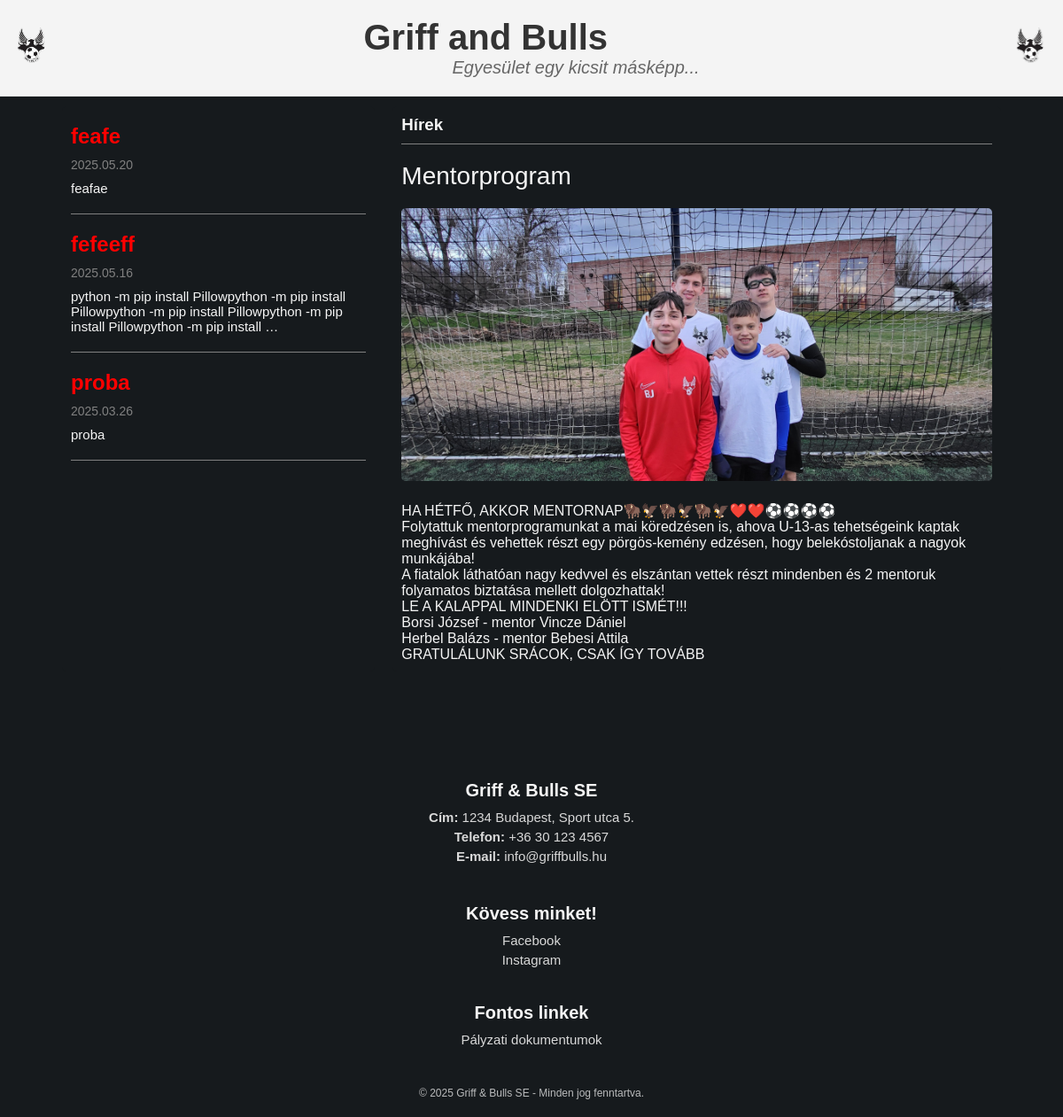
Page /hirek/hirek/mentorprogram/ on the committed database.
### hirek/models.py (models this page shows, shortened)
class Hir(models.Model):
    cim = models.CharField(max_length=200, unique=True)  # Egyedi címek
    slug = models.SlugField(max_length=200, unique=True)
    tartalom = models.TextField()
    kiemelt_kep = models.ImageField(
        upload_to='media/hirek_kepek',  # A media/ mappán belüli útvonal
        blank=True,  # Nem kötelező
        null=True    # Lehet üres az adatbázisban
    )
    letrehozva = models.DateTimeField(default=timezone.now)
    publikalt = models.BooleanField(default=True)
    class Meta:
        ordering = ['-letrehozva']
        verbose_name_plural = 'Hírek'

### hirek/views.py (the view)
# urls.py: path('hirek/<slug:slug>/', views.hir_reszletek, name='hir_reszletek'),
def hir_reszletek(request, slug):
    hir = get_object_or_404(Hir, slug=slug, publikalt=True)
    legfrissebb_hirek = Hir.objects.filter(publikalt=True).exclude(id=hir.id).order_by('-letrehozva')[:3]
    return render(request, "hirek/hir.html", {
        'hir': hir,
        'legfrissebb_hirek': legfrissebb_hirek
    })

### hirek/templates/hirek/hir.html (shortened to what this page needs)
{% load static %}
<!DOCTYPE html>
<html lang="en">
  <head>
    <link rel="stylesheet" href="{% static 'hirek/header.css' %}" />
    <link rel="stylesheet" href="{% static 'hirek/hirek_oldal.css' %}" />
    <link rel="stylesheet" href="{% static 'hirek/footer.css' %}" />
  </head>
  <body>
    <header>
      <img
        class="gab_feher_bal"
        src="{% static 'hirek/gab_feher.png' %}"
        alt="GAB Fehér"
      />
      <div class="header-text">
        <h1>Griff and Bulls</h1>
        <p>Egyesület egy kicsit másképp...</p>
      </div>
      <img
        class="gab_feher_jobb"
        src="{% static 'hirek/gab_feher.png' %}"
        alt="GAB Fehér"
      />
    </header>
    <main>
      <section class="egesz hirek">
        <div class="hirek_tartalom">
          <div class="side-menu">
            <ul>
              {% for hir in legfrissebb_hirek %}
              <article class="kis_hir">
                <a
                  href="{% url 'hir_reszletek' hir.slug %}"
                  class="tobbi_hir_cim"
                  >{{ hir.cim }}</a
                >
                <div class="datum">{{ hir.letrehozva|date:"Y.m.d" }}</div>
                <div class="kedvcsinalo">
                  {{ hir.tartalom|truncatewords:20 }}
                </div>
              </article>
              <hr />
              {% endfor %}
            </ul>
          </div>
          <div class="eppen_olvasott_hir">
            <article>
              <h3>Hírek</h3>
              <hr />
              <div class="olvasott_hir_cim">{{ hir.cim }}</div>
              {% if hir.kiemelt_kep %}
              <img
                class="hir_kep"
                src="{{ hir.kiemelt_kep.url }}"
                alt="{{ hir.cim }}"
              />
              {% endif %}
              <div class="szoveg">{{ hir.tartalom|linebreaks }}</div>
            </article>
          </div>
        </div>
      </section>
    </main>
    <footer>
      <div class="footer-container">
        <div class="footer-info">
          <h3>Griff & Bulls SE</h3>
          <p><strong>Cím:</strong> 1234 Budapest, Sport utca 5.</p>
          <p><strong>Telefon:</strong> +36 30 123 4567</p>
          <p><strong>E-mail:</strong> info@griffbulls.hu</p>
        </div>
        <section class="footer_kapcsolat," id="kapcsolat">
          <div class="footer-socials">
            <h3>Kövess minket!</h3>
            <a
              href="https://www.facebook.com/p/Griff-Bulls-SE-100057331514748/"
              target="_blank"
              >Facebook</a
            >
            <a
              href="https://www.instagram.com/griff_and_bulls_se?utm_source=ig_web_button_share_sheet&igsh=ZDNlZDc0MzIxNw=="
              target="_blank"
              >Instagram</a
            >
          </div>
        </section>
        <div class="footer-links">
          <h3>Fontos linkek</h3>
          <a href="palyazat.html">Pályzati dokumentumok</a>
        </div>
      </div>
      <p class="footer-copy">
        © 2025 Griff & Bulls SE - Minden jog fenntartva.
      </p>
    </footer>
  </body>
</html>

### hirek/static/hirek/header.css (style rules this page uses)
* { margin: 0; padding: 0; box-sizing: border-box; }
header { display: flex; align-items: center; justify-content: center; background-color: #f4f4f4; padding: 20px; border-bottom: 1px solid #ddd; position: fixed; top: 0; left: 0; width: 100%; z-index: 1000; transition: all 0.3s ease; }
body { padding-top: 80px; }
body { padding-top: 100px; background-color: #161a1d; }
header img { height: 60px; margin: 0 10px; }
header h1 { font-size: 40px; color: #333; margin: 0; }
header p { font-size: 20px; color: #666; font-style: italic; padding-left: 100px; }
.gab_feher_bal, .gab_feher_jobb { position: absolute; height: 60px; margin-left: 15px; margin-right: 15px; }
.gab_feher_bal { left: 0; }
.gab_feher_jobb { right: 0; }

### hirek/static/hirek/hirek_oldal.css (style rules this page uses)
* { margin: 0; padding: 0; box-sizing: border-box; }
body { font-family: Arial, sans-serif; background-color: #f4f4f4; color: #333; }
main { padding: 20px; background-color: #161a1d; }
.hirek_tartalom { display: flex; flex-wrap: wrap; gap: 20px; margin: 0 180px; }
.side-menu { flex: 1; max-width: 480px; padding: 10px; background-color: #161a1d; border-radius: 5px; }
.kis_hir { padding: 10px 0; }
.tobbi_hir_cim { text-decoration: none; color: red; font-weight: bold; font-size: 24px; display: block; margin-bottom: 10px; }
.datum { margin-top: 10px; font-size: 14px; color: gray; }
hr { border: 0; height: 1px; background: gray; margin: 10px 0; }
.kedvcsinalo { font-size: 15px; margin-top: 10px; color:whitesmoke; }
.eppen_olvasott_hir { flex: 2; padding: 10px; background-color: #161a1d; border-radius: 5px; }
.hir_kep { max-width: 100%; height: auto; border-radius: 5px; }
.szoveg { color:whitesmoke; margin-top: 20px; }
.olvasott_hir_cim { margin: 20px 0; font-size: 28px; color: whitesmoke; }
h3 { color: whitesmoke; }
@media (max-width: 1200px) { .hirek_tartalom { margin: 0 50px; } }

### hirek/static/hirek/footer.css (style rules this page uses)
footer { padding: 20px 0; padding-top: 100px; background-color: #161a1d; color: white; text-align: center; border-top: 3px solid #161a1d; }
.footer-container { display: flex; justify-content: space-around; flex-wrap: wrap; max-width: 80%; margin: 0 auto; gap: 20px; }
.footer-info, .footer-socials, .footer-links { flex: 1; min-width: 200px; }
.footer-info h3, .footer-socials h3, .footer-links h3 { font-size: 20px; margin-bottom: 10px; }
.footer-info p, .footer-socials a, .footer-links a { font-size: 15px; color: #d9d9d9; text-decoration: none; display: block; margin: 5px 0; }
.footer-copy { margin-top: 20px; font-size: 12px; opacity: 0.7; }
@media (max-width: 1200px) { .footer-container { flex-direction: column; text-align: center; } }
@media (max-width: 1200px) { .footer-info, .footer-socials, .footer-links { margin-bottom: 20px; } }

### rows in the picture
Hir: cim "feafe", letrehozva "2025.05.20", tartalom "feafae"
Hir: cim "fefeeff", letrehozva "2025.05.16", tartalom "python -m pip install Pillowpython -m pip install Pillowpython -m pip install Pillowpython -m pip install Pillowpython -m pip install …"
Hir: cim "proba", letrehozva "2025.03.26", tartalom "proba"
Hir: cim "Mentorprogram", kiemelt_kep (picture), tartalom "HA HÉTFŐ, AKKOR MENTORNAP🦬🦅🦬🦅🦬🦅❤️❤️⚽️⚽️⚽️⚽️ Folytattuk mentorprogramunkat a mai köredzésen is, ahova U-13-as tehetségeink kaptak meghívást és vehettek részt egy pörgös-kemény edzésen, hogy belekóstoljanak a nagyok munkájába! A fiatalok láthatóan nagy kedvvel és elszántan vettek részt mindenben és 2 mentoruk folyamatos biztatása mellett dolgozhattak! LE A KALAPPAL MINDENKI ELÖTT ISMÉT!!! Borsi József - mentor Vincze Dániel Herbel Balázs - mentor Bebesi Attila GRATULÁLUNK SRÁCOK, CSAK ÍGY TOVÁBB"
